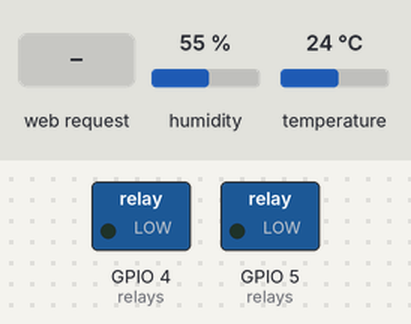
A sketch run on a simulated ESP8266 (NodeMCU). Parts: switched loads named in the sketch (green lamp = pin HIGH). The test bench sets the inputs (shaded band); at power-on: humidity 55 %, temperature 24 °C. EEPROM starts erased.

Above: at 1.2 s.
1.3 s: HTTP request GET /params received
At 2.1 s:
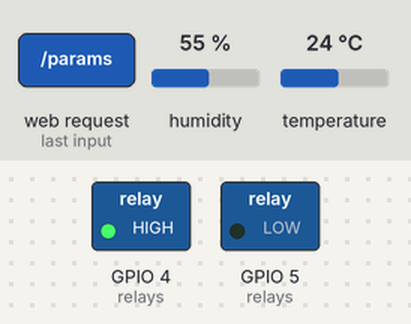
Timing chart, 0 to 4.3 s (numbered marks = the images above; inputs shaded):
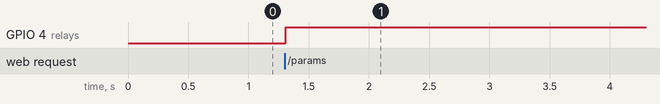

The sketch:

IncubatorControlSystem.ino
```cpp
#include "wifi.h"
#include "dht.h"
#include "relays.h"
#include "mcp.h"
#include "server.h"


void setup(){
  initWiFi();
  initServer();
  initMCP();
  initDHT();
  initRelays();
}

void loop(){

  getSensorData();
  if(!SYSTEM_CONTROL_OVERRIDE){
    runMCP();
  }
  handleRequest();
}
```

dht.h
```cpp
#include <DHT.h>
#include <DHT_U.h>

#define DHT_PIN 2

DHT_Unified dht(DHT_PIN, DHT11);
sensors_event_t data;

float GLOBAL_TEMP = 0.0;
float GLOBAL_HMD = 0.0;
float GLOBAL_TEMP_OFFSET = 0.0;

float getHumidity(){
  dht.humidity().getEvent(&data);
  return data.relative_humidity;
}

float getTemperature(){
  dht.temperature().getEvent(&data);
  return data.temperature + GLOBAL_TEMP_OFFSET;
}

void getSensorData(){
  GLOBAL_HMD = getHumidity();
  GLOBAL_TEMP = getTemperature();
}

void initDHT(){
  dht.begin();
}
```

mcp.h
```cpp
#include <EEPROM.h>

#define FORWARD_ROTATION        2
#define REVERSE_ROTATION        3
#define TEMP1_ADDRESS_OFFSET    0
#define TEMP2_ADDRESS_OFFSET    4
#define ROT_ADDRESS_OFFSET      8
#define TEMP_OFFSET_ADDRESS     12
#define SLEEP_TIME_ADDRESS      16

float GLOBAL_TEMP_CONTROL1 = 0;
float GLOBAL_TEMP_CONTROL2 = 0;
int GLOBAL_ROT_CONTROL = 0;
int GLOBAL_ROT_SLEEP_TIMER = 0;

short state = 0, lastState = 0, counter = 0, lastValue = 0;

void saveParameters(float temp1, float temp2, int rotationTimer, float tempOffset, int rotorSleepTimer){
  EEPROM.put(TEMP1_ADDRESS_OFFSET, temp1);
  EEPROM.put(TEMP2_ADDRESS_OFFSET, temp2);
  EEPROM.put(ROT_ADDRESS_OFFSET, rotationTimer);
  EEPROM.put(TEMP_OFFSET_ADDRESS, tempOffset);
  EEPROM.put(SLEEP_TIME_ADDRESS, rotorSleepTimer);

  EEPROM.commit();
  GLOBAL_TEMP_CONTROL1 = temp1;
  GLOBAL_TEMP_CONTROL2 = temp2;
  GLOBAL_TEMP_OFFSET = tempOffset;
  GLOBAL_ROT_CONTROL = rotationTimer;
  GLOBAL_ROT_SLEEP_TIMER = rotorSleepTimer;
}

void loadParameters(){
  EEPROM.get(TEMP1_ADDRESS_OFFSET, GLOBAL_TEMP_CONTROL1);
  EEPROM.get(TEMP2_ADDRESS_OFFSET, GLOBAL_TEMP_CONTROL2);
  EEPROM.get(ROT_ADDRESS_OFFSET, GLOBAL_ROT_CONTROL);
  EEPROM.get(TEMP_OFFSET_ADDRESS, GLOBAL_TEMP_OFFSET);
  EEPROM.get(SLEEP_TIME_ADDRESS, GLOBAL_ROT_SLEEP_TIMER);
}

void initMCP(){
  EEPROM.begin(20);
  loadParameters();
}

/////////////////////// [Rotation Control] /////////////////////

int getState(int state){
  switch(state){
      case REVERSE_ROTATION:
        counter--;
        return state;

      case FORWARD_ROTATION:
        counter++;
        return state;

      default:
        return state;
   }
}

int timer1 = 0;
int timer2 = 0;
int timer3 = 0;
bool enableTimer3 = false;

void computeState(){
  if(millis() - timer1 >= GLOBAL_ROT_CONTROL){
    timer1 = millis();
    state = ((counter >= 0) && !(counter > GLOBAL_ROT_CONTROL)) ? getState(REVERSE_ROTATION) : getState(FORWARD_ROTATION);
  }
}


void controlRelay(){
   switch(state){
      case FORWARD_ROTATION:
         if(millis() - timer2 >= GLOBAL_ROT_SLEEP_TIMER){
            if (!enableTimer3){
               timer3 = millis();
               enableTimer3 = true;
            }
            if(millis() - timer3 >= GLOBAL_ROT_CONTROL){
              timer2 = millis();
              timer3 = millis();
              enableTimer3 = false;
              setRelayState(ROT_RELAY, LOW);
            }else{
              setRelayState(ROT_RELAY, HIGH);
            }
         }
         break;

   }
}

/////////////////////// [Rotation Control] /////////////////////


void rotateRelayControl(){
   computeState();
   controlRelay();
}

/////////////////////// [Temperature Control] /////////////////////

bool threshold1 = false, threshold2 = false;

void runMCP(){
  rotateRelayControl();
  threshold1 = GLOBAL_TEMP >= GLOBAL_TEMP_CONTROL1;
  threshold2 = GLOBAL_TEMP >= GLOBAL_TEMP_CONTROL2;


  if(threshold1 && threshold2){
      setRelayState(TEMP_RELAY, HIGH);
  }else if(!threshold1 && !threshold2){
      setRelayState(TEMP_RELAY, LOW);
  }

}

/////////////////////// [Temperature Control] /////////////////////
```

relays.h
```cpp
#define TEMP_CONTROL_RELAY 4
#define ROT_CONTROL_RELAY 5
#define MAX_CONTROLS 2
#define TEMP_RELAY 0
#define ROT_RELAY 1

int relays[MAX_CONTROLS] = {TEMP_CONTROL_RELAY, ROT_CONTROL_RELAY};
int GLOBAL_RELAY_STATES[MAX_CONTROLS];

void initRelays(){
  for(int i = 0;  i<MAX_CONTROLS; i++){
    GLOBAL_RELAY_STATES[i] = LOW;
    pinMode(relays[i], OUTPUT);
    digitalWrite(relays[i], LOW);
  }
}

void setRelayState(int index, int state){
  digitalWrite(relays[index], state);
  GLOBAL_RELAY_STATES[index] = state;
}
```

server.h
```cpp
#include <ESP8266WebServer.h>

#define HTTP_OK_CODE 200
#define HTTP_ERROR_CODE 404
#define OVERRIDE_TIMEOUT 60000
#define DEFAULT_MIME "text/plain"

ESP8266WebServer server(80);
String response = "";
bool SYSTEM_CONTROL_OVERRIDE = 0;
bool r1 = 0, r2 = 0;
int overrideTimeout = 0;

void getId(){
    server.send(HTTP_OK_CODE, DEFAULT_MIME, AP_SSID);
}

void tempRelayControlOverride(){
  if(SYSTEM_CONTROL_OVERRIDE){
    overrideTimeout = millis();
    if(GLOBAL_RELAY_STATES[TEMP_RELAY]){
      setRelayState(TEMP_RELAY, LOW);
      server.send(HTTP_OK_CODE, DEFAULT_MIME, "Temperature:LOW");
    }else{
      setRelayState(TEMP_RELAY, HIGH);
      server.send(HTTP_OK_CODE, DEFAULT_MIME, "Temperature:HIGH");
    }
  }else{
        server.send(HTTP_OK_CODE, DEFAULT_MIME, "Enable Manual Override");
  }
}

void rotationRelayControlOverride(){
  if(SYSTEM_CONTROL_OVERRIDE){
    overrideTimeout = millis();
    if(GLOBAL_RELAY_STATES[ROT_RELAY]){
      setRelayState(ROT_RELAY, LOW);
      server.send(HTTP_OK_CODE, DEFAULT_MIME, "Rotation:LOW");
    }else{
      setRelayState(ROT_RELAY, HIGH);
      server.send(HTTP_OK_CODE, DEFAULT_MIME, "Rotation:HIGH");
    }
  }else{
        server.send(HTTP_OK_CODE, DEFAULT_MIME, "Enable Manual Override");
  }
}

void enableControlOverride(){
  if(SYSTEM_CONTROL_OVERRIDE){
    SYSTEM_CONTROL_OVERRIDE = 0;
  }else{
    SYSTEM_CONTROL_OVERRIDE = 1;
    overrideTimeout = millis();
  }
  server.send(HTTP_OK_CODE, DEFAULT_MIME, String(SYSTEM_CONTROL_OVERRIDE));
}

void getStatusData(){

  response += String(GLOBAL_TEMP)+",";
  response += String(GLOBAL_HMD)+",";
  response += String(GLOBAL_TEMP_CONTROL1)+",";
  response += String(GLOBAL_TEMP_CONTROL2)+",";
  response += String(GLOBAL_TEMP_OFFSET)+",";

  response += String(GLOBAL_ROT_CONTROL)+",";
  response += String(SYSTEM_CONTROL_OVERRIDE)+",";
  response += String(!GLOBAL_RELAY_STATES[TEMP_RELAY])+",";
  response += String(GLOBAL_RELAY_STATES[ROT_RELAY])+",";
  response += String(GLOBAL_ROT_SLEEP_TIMER);

  server.send(HTTP_OK_CODE, DEFAULT_MIME, response);
  response = "";
}

void setParameters(){
  float temp1 = server.arg(0).toFloat();
  float temp2 = server.arg(1).toFloat();
  int rotation = server.arg(2).toInt();
  float tempOffset= server.arg(3).toFloat();
  int rotationSleep = server.arg(4).toFloat();
  saveParameters(temp1, temp2, rotation, tempOffset, rotationSleep);
  server.send(HTTP_OK_CODE, DEFAULT_MIME, "Parameters Set");
}

void resetICS(){
  server.send(HTTP_OK_CODE, DEFAULT_MIME, "Resetting");
  delay(3000);
  ESP.reset();
}

void deadend(){
  server.send(HTTP_ERROR_CODE, DEFAULT_MIME, "");
}

void initServer(){
  server.on("/rotation", rotationRelayControlOverride);
  server.on("/override", enableControlOverride);
  server.on("/temp", tempRelayControlOverride);
  server.on("/status", getStatusData);
  server.on("/params", setParameters);
  server.on("/reset", resetICS);
  server.on("/id", getId);
  server.onNotFound(deadend);
  server.begin();
}

void handleRequest(){
  if(millis() - overrideTimeout >= OVERRIDE_TIMEOUT){
    SYSTEM_CONTROL_OVERRIDE = 0;
  }
  server.handleClient();
}
```

wifi.h
```cpp
#include <ESP8266WiFi.h>

char  AP_SSID[] = "ICS-0000000000000008";
char  AP_PASS[] = "ics-12345678";


void initWiFi(){
  WiFi.mode(WIFI_AP);
  WiFi.hostname(AP_SSID);
  WiFi.softAP(AP_SSID, AP_PASS);
}
```

Measured:
- after the input at 1.3 s, GPIO 4 (relays): LOW → HIGH at once
